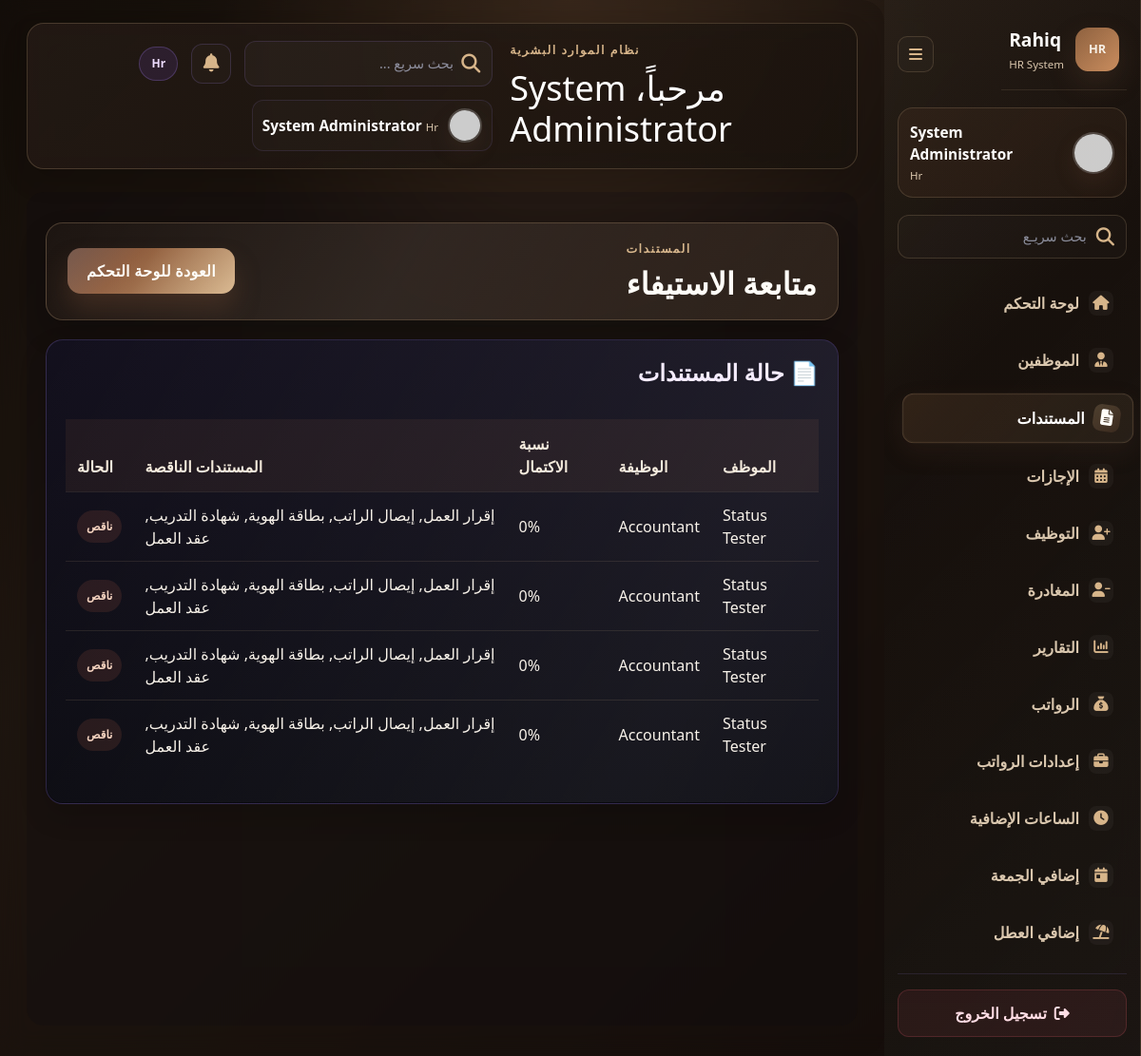
The page /documents (signed in) on the database as committed earlier.
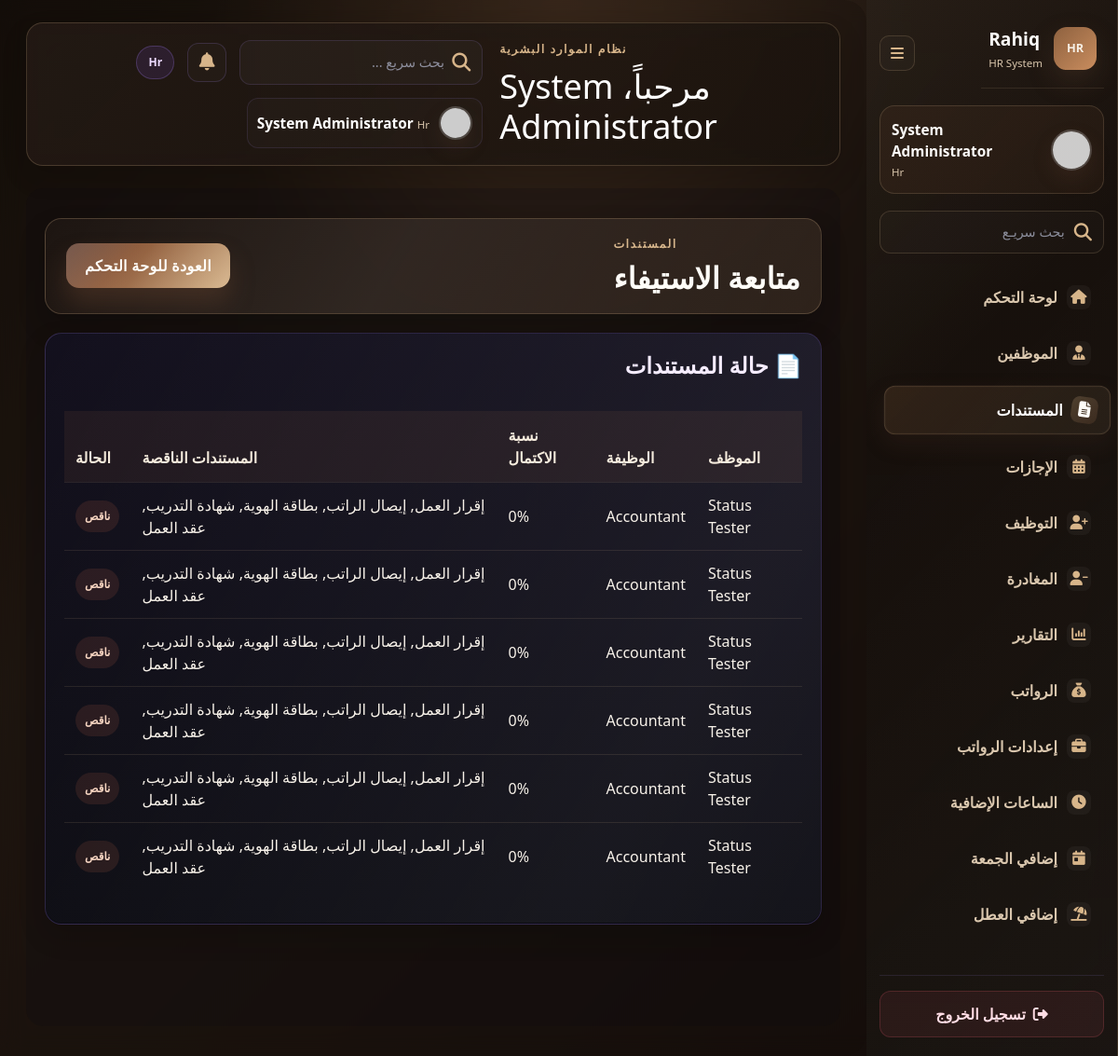
The same page on the database as committed later.
### tables this page shows
CREATE TABLE employees (
                id INTEGER PRIMARY KEY AUTOINCREMENT,
                full_name TEXT NOT NULL,
                role TEXT NOT NULL,
                phone TEXT,
                employee_number TEXT,
                department TEXT,
                base_salary REAL NOT NULL DEFAULT 0,
                work_hours REAL NOT NULL DEFAULT 0,
                hire_date TEXT NOT NULL,
                status TEXT NOT NULL DEFAULT 'active',
                employment_type TEXT NOT NULL DEFAULT 'full_time',
                notes TEXT,
                check_in_time TEXT NOT NULL DEFAULT '08:00',
                check_out_time TEXT NOT NULL DEFAULT '17:00'
            );

### app.py (the view, shortened to what this page needs)
@app.route("/documents", methods=["GET", "POST"])
def documents():
    if "user_id" not in session:
        return redirect(url_for("login"))
    summary = get_employee_document_summary()
    return render_template(
        "documents.html",
        user_name=session.get("user_name", "User"),
        summary=summary,
    )

### app.py (called while the page is built)
@app.before_request
def enforce_maintenance_mode():
    allowed_endpoints = {"login", "register", "logout", "developer_tools", "static"}
    if app.config.get("MAINTENANCE_MODE") and request.endpoint not in allowed_endpoints:
        if session.get("user_role") == "admin":
            return None
        return render_template("maintenance.html"), 503

### database.py (called while the page is built, shortened)
def get_connection():
    database_url = os.getenv("DATABASE_URL")
    conn = sqlite3.connect(DB_NAME)
    conn.row_factory = sqlite3.Row
    return conn

### templates/documents.html (shortened to what this page needs)
{% extends 'base.html' %}
{% block content %}
<div class="dashboard-page">
  <div class="dashboard-wrap">
    <div class="topbar luxury-topbar">
      <div>
        <p class="eyebrow">المستندات</p>
        <h2>متابعة الاستيفاء</h2>
      </div>
      <div class="nav-actions">
        <a href="{{ url_for('dashboard') }}" class="main-btn">العودة للوحة التحكم</a>
      </div>
    </div>
    <div class="panel luxury-panel">
      <div class="section-header">
        <h3>📄 حالة المستندات</h3>
      </div>
      <div class="table-responsive">
        <table class="table">
          <thead>
            <tr>
              <th>الموظف</th>
              <th>الوظيفة</th>
              <th>نسبة الاكتمال</th>
              <th>المستندات الناقصة</th>
              <th>الحالة</th>
            </tr>
          </thead>
          <tbody>
            {% if summary %}
              {% for row in summary %}
              <tr>
                <td>{{ row.full_name }}</td>
                <td>{{ row.role }}</td>
                <td>{{ row.completion_percent or 0 }}%</td>
                <td>{{ row.missing_documents or 'لا توجد مستندات ناقصة' }}</td>
                <td>
                  {% if (row.completion_percent or 0) >= 100 %}
                    <span class="status-badge status-active">مكتمل</span>
                  {% elif (row.completion_percent or 0) >= 60 %}
                    <span class="status-badge status-leave">قيد المراجعة</span>
                  {% else %}
                    <span class="status-badge status-inactive">ناقص</span>
                  {% endif %}
                </td>
              </tr>
              {% endfor %}
            {% else %}
              <tr>
                <td colspan="5" class="text-center text-muted">لا توجد بيانات للمستندات بعد.</td>
              </tr>
            {% endif %}
          </tbody>
        </table>
      </div>
    </div>
  </div>
</div>
{% endblock %}

Rows that differ between the two databases and show on the page:
added employees: full_name "Status Tester", role "Accountant", completion_percent "0", missing_documents "إقرار العمل, إيصال الراتب, بطاقة الهوية, شهادة التدريب, عقد العمل"
added employees: full_name "Status Tester", role "Accountant", completion_percent "0", missing_documents "إقرار العمل, إيصال الراتب, بطاقة الهوية, شهادة التدريب, عقد العمل"
